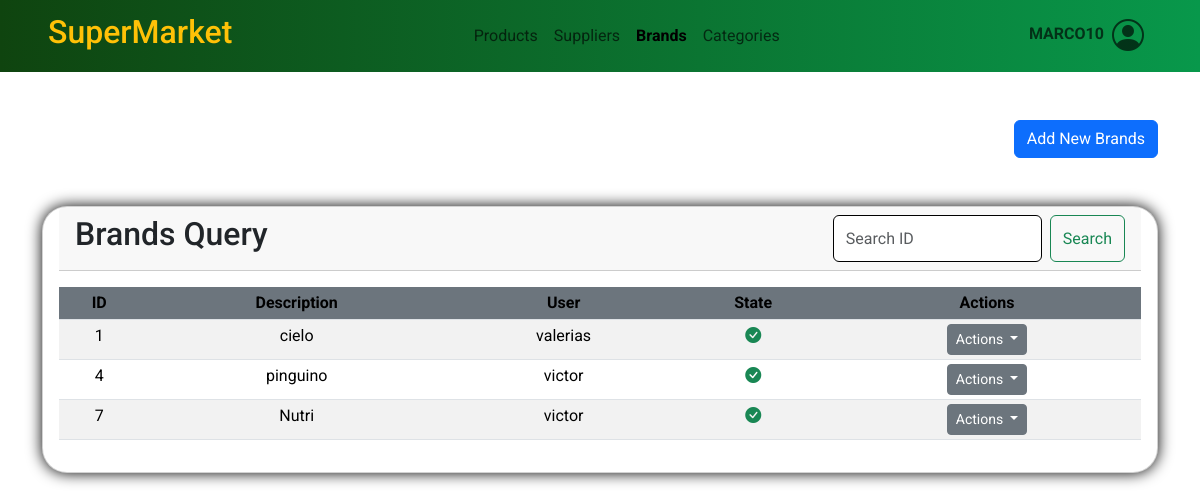
The app's page /brands/ (signed in), older data.
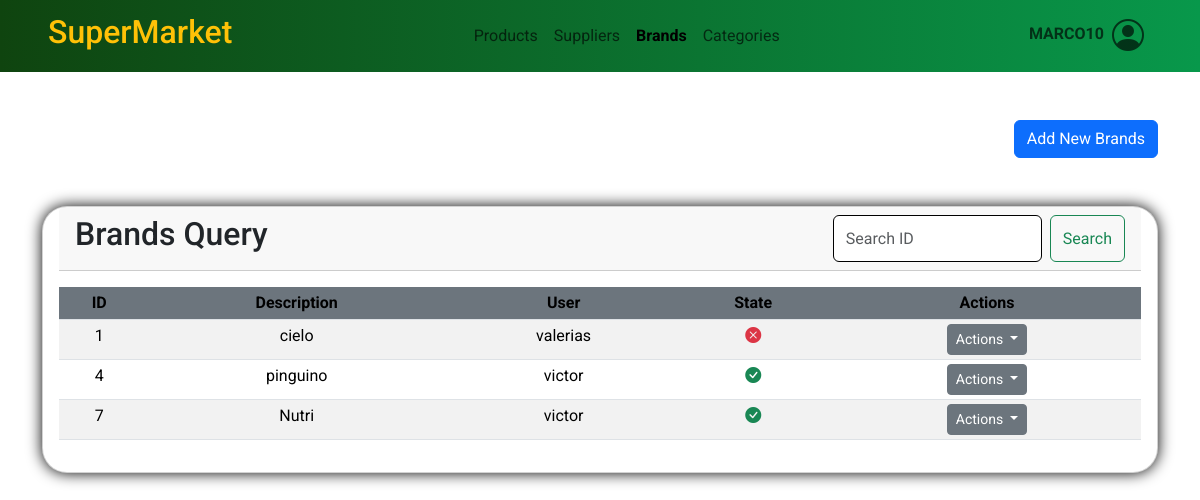
The same page, newer data.
### ventas/models.py (models this page shows, shortened)
class Brand(models.Model):
    description = models.CharField('Brand',max_length=100, validators=[letters_only_validator])
    user = models.ForeignKey(User,on_delete=models.CASCADE)
    created = models.DateTimeField(auto_now_add=True)
    updated = models.DateTimeField(auto_now=True)
    state = models.BooleanField('Activo', default = True)
    objects = models.Manager()  # Manager predeterminado
    active_brands = ActiveBrandManager()  # Manager filtrado por state=True
    class Meta:
        verbose_name = 'Marca'
        verbose_name_plural = 'Marcas'
        ordering = ['description']
        indexes = [
            models.Index(fields=['description']),]

### ventas/views.py (the view, shortened to what this page needs)
# urls.py: path('brands/', views.brands, name='brands'),
@login_required
def brands(request):
    company = Company.objects.first()
    brands = Brand.objects.all().order_by('id')
    users = User.objects.all()
    if request.method == 'GET':
        query = request.GET.get('q')
        if query:
            brands = brands.filter(id__icontains=query)
        data = {
            "title1": "Brands",
            "title2": "Brands Query",
            "form": BrandForm(),
            'brands': brands,
            'company': company,
            'users': users,
        }
        return render(request, 'ventas/brands/brands.html', data)

### ventas/forms.py
class BrandForm(ModelForm):
    class Meta:
        model = Brand
        fields = ['description', 'user', 'state']

### templates/ventas/brands/brands.html (shortened to what this page needs)
{% extends 'base.html' %}
{% block content %}
<div class="container mt-5">
    <div class="row">
        <div class="col text-end">
            <button type="button" class="btn btn-primary" data-bs-toggle="modal" data-bs-target="#modalCrearBrand">
                Add New Brands
            </button>
        </div>
    </div>
    <div class="row">
        <div class="col">
            <div class="card text-center my-5" style="border-radius: 25px;">
                <div class="card-header d-flex justify-content-between mx-3" >
                    <h2>{{ title2 }}</h2>
                    <form class="d-flex" role="search">
                        <input class="form-control me-2 border-black" type="search" name="q" id="search-input" placeholder="Search ID"
                            aria-label="Search" value="{{ request.GET.q }}">
                        <button class="btn btn-outline-success" type="submit" id="search-button">Search</button>
                    </form>
                </div>
                <div class="card-body">
                    <div class="table">
                        <table class="table table-striped text-center table-sm">
                            <thead>
                                <tr>
                                    <th class="bg-secondary">ID</th>
                                    <th class="bg-secondary">Description</th>
                                    <th class="bg-secondary">User</th>
                                    <th class="bg-secondary">State</th>
                                    <th class="bg-secondary">Actions</th>
                                </tr>
                            </thead>
                            <tbody>
                                {% for brand in brands %}
                                <tr>
                                    <td class="text-center">{{ brand.id }}</td>
                                    <td class="text-center">{{ brand.description }}</td>
                                    <td class="text-center">{{ brand.user }}</td>
                                    {% if brand.state %}
                                    <td class="text-center"><i class="bi bi-check-circle-fill text-success"></i></td>
                                    {% else %}
                                    <td class="text-center"><i class="bi bi-x-circle-fill text-danger"></i></td>
                                    {% endif %}
                                    <td class="text-center">
                                        <div class="dropdown-center">
                                            <button class="btn btn-secondary btn-sm dropdown-toggle" type="button"
                                                data-bs-toggle="dropdown" aria-expanded="false">
                                                Actions
                                            </button>
                                        </div>
                                    </td>
                                </tr>
                                {% endfor %}
                            </tbody>
                        </table>
                    </div>
                </div>
            </div>
        </div>
    </div>
</div>
{% endblock content %}

Row changes from the older to the newer data that the page shows:
changed Brand "cielo": state True → False (drawn)
